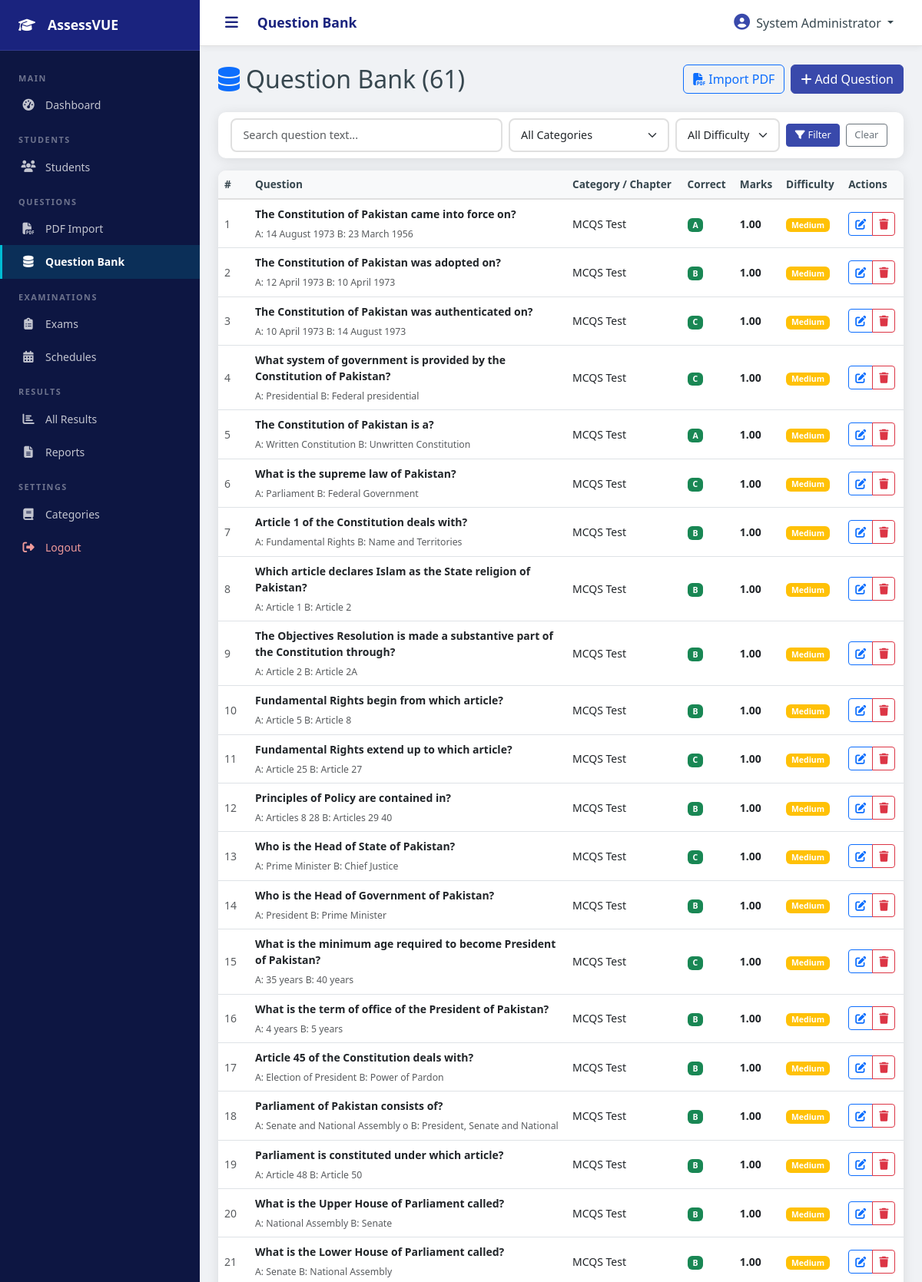
Screenshot of /admin/questions.php (signed in, upper part) with the database file from the repository.
### tables this page shows
CREATE TABLE `questions` (
  `id` int(10) UNSIGNED NOT NULL,
  `subject_id` int(10) UNSIGNED DEFAULT NULL,
  `chapter_id` int(10) UNSIGNED DEFAULT NULL,
  `question_text` text NOT NULL,
  `option_a` text NOT NULL,
  `option_b` text NOT NULL,
  `option_c` text NOT NULL,
  `option_d` text NOT NULL,
  `correct_option` enum('A','B','C','D') NOT NULL,
  `explanation` text DEFAULT NULL,
  `difficulty` enum('easy','medium','hard') NOT NULL DEFAULT 'medium',
  `marks` decimal(5,2) NOT NULL DEFAULT 1.00,
  `negative_marks` decimal(5,2) NOT NULL DEFAULT 0.00,
  `source_pdf` varchar(255) DEFAULT NULL,
  `is_active` tinyint(1) NOT NULL DEFAULT 1,
  `created_by` int(10) UNSIGNED DEFAULT NULL,
  `created_at` datetime NOT NULL DEFAULT current_timestamp(),
  `updated_at` datetime NOT NULL DEFAULT current_timestamp() ON UPDATE current_timestamp()
);

CREATE TABLE `subjects` (
  `id` int(10) UNSIGNED NOT NULL,
  `name` varchar(200) NOT NULL,
  `code` varchar(50) DEFAULT NULL,
  `description` text DEFAULT NULL,
  `is_active` tinyint(1) NOT NULL DEFAULT 1,
  `created_by` int(10) UNSIGNED DEFAULT NULL,
  `created_at` datetime NOT NULL DEFAULT current_timestamp(),
  `updated_at` datetime NOT NULL DEFAULT current_timestamp() ON UPDATE current_timestamp()
);

### config/database.php (called while the page is built, shortened)
<?php
class Database {
    private static $instance = null;
    private $conn;
    private function __construct() {
        $dsn = "mysql:host=" . DB_HOST . ";dbname=" . DB_NAME . ";charset=" . DB_CHARSET;
        $options = [
            PDO::ATTR_ERRMODE            => PDO::ERRMODE_EXCEPTION,
            PDO::ATTR_DEFAULT_FETCH_MODE => PDO::FETCH_ASSOC,
            PDO::ATTR_EMULATE_PREPARES   => false,
            PDO::MYSQL_ATTR_INIT_COMMAND => "SET NAMES utf8mb4 COLLATE utf8mb4_unicode_ci"
        ];
        try {
            $this->conn = new PDO($dsn, DB_USER, DB_PASS, $options);
        } catch (PDOException $e) {
            error_log("Database connection failed: " . $e->getMessage());
            die(json_encode(['success' => false, 'message' => 'Database connection failed.']));
        }
    }
    public static function getInstance(): self {
        if (self::$instance === null) {
            self::$instance = new self();
        }
        return self::$instance;
    }
    public function query(string $sql, array $params = []): PDOStatement {
        $stmt = $this->conn->prepare($sql);
        $stmt->execute($params);
        return $stmt;
    }
    public function fetchAll(string $sql, array $params = []): array {
        return $this->query($sql, $params)->fetchAll();
    }
}
function db(): Database {
    return Database::getInstance();
}

### includes/functions.php (called while the page is built, shortened)
<?php
require_once __DIR__ . '/../config/database.php';
function sanitize(mixed $input): string {
    return htmlspecialchars(trim((string)$input), ENT_QUOTES, 'UTF-8');
}

### admin/questions.php (the view, shortened to what this page needs)
<?php
require_once __DIR__ . '/../config/database.php';
require_once __DIR__ . '/../includes/functions.php';
$search = trim($_GET['search'] ?? '');
$where = "WHERE q.is_active=1";
$params = [];
$questions = db()->fetchAll("
    SELECT q.*, sub.name as subject_name, ch.name as chapter_name
    FROM questions q
    LEFT JOIN subjects sub ON sub.id = q.subject_id
    LEFT JOIN chapters ch ON ch.id = q.chapter_id
    $where
    ORDER BY q.created_at DESC",
    $params
);
include 'includes/header.php';
?>
<div class="d-flex align-items-center justify-content-between mb-4">
    <h2 class="mb-0"><i class="fas fa-database me-2 text-primary"></i>Question Bank (<?= count($questions) ?>)</h2>
    <div class="d-flex gap-2">
        <a href="pdf_import.php" class="btn btn-outline-primary"><i class="fas fa-file-pdf me-1"></i>Import PDF</a>
        <a href="question_add.php" class="btn btn-primary"><i class="fas fa-plus me-1"></i>Add Question</a>
    </div>
</div>
<div class="card mb-3">
    <div class="card-body py-2">
        <form method="GET" class="row g-2 align-items-center">
            <div class="col-sm-5">
                <input type="text" name="search" class="form-control form-control-sm" placeholder="Search question text..."
                       value="<?= sanitize($search) ?>">
            </div>
            <div class="col-sm-3">
                <select name="subject" class="form-select form-select-sm">
                    <option value="0">All Categories</option>
                </select>
            </div>
            <div class="col-sm-2">
                <select name="diff" class="form-select form-select-sm">
                    <option value="">All Difficulty</option>
                </select>
            </div>
            <div class="col-auto">
                <button class="btn btn-sm btn-primary" type="submit"><i class="fas fa-filter me-1"></i>Filter</button>
                <a href="questions.php" class="btn btn-sm btn-outline-secondary ms-1">Clear</a>
            </div>
        </form>
    </div>
</div>
<div class="card">
    <div class="card-body p-0">
        <div class="table-responsive">
            <table class="table table-hover mb-0">
                <thead>
                    <tr>
                        <th style="width:40px">#</th>
                        <th>Question</th>
                        <th>Category / Chapter</th>
                        <th>Correct</th>
                        <th>Marks</th>
                        <th>Difficulty</th>
                        <th>Actions</th>
                    </tr>
                </thead>
                <tbody>
                <?php foreach ($questions as $i => $q): ?>
                <tr>
                    <td class="text-muted"><?= $i+1 ?></td>
                    <td style="max-width:400px">
                        <p class="mb-1 fw-semibold" style="font-size:.875rem">
                            <?= sanitize(mb_substr($q['question_text'], 0, 120)) ?><?= mb_strlen($q['question_text']) > 120 ? '...' : '' ?>
                        </p>
                        <small class="text-muted">
                            A: <?= sanitize(mb_substr($q['option_a'], 0, 30)) ?>
                            B: <?= sanitize(mb_substr($q['option_b'], 0, 30)) ?>
                        </small>
                    </td>
                    <td>
                        <div><?= sanitize($q['subject_name'] ?? '—') ?></div>
                    </td>
                    <td><span class="badge bg-success"><?= $q['correct_option'] ?></span></td>
                    <td>
                        <span class="fw-semibold"><?= $q['marks'] ?></span>
                    </td>
                    <td>
                        <span class="badge bg-<?= $q['difficulty'] === 'easy' ? 'success' : ($q['difficulty'] === 'hard' ? 'danger' : 'warning') ?>">
                            <?= ucfirst($q['difficulty']) ?>
                        </span>
                    </td>
                    <td>
                        <div class="btn-group btn-group-sm">
                            <a href="question_edit.php?id=<?= $q['id'] ?>" class="btn btn-outline-primary"><i class="fas fa-edit"></i></a>
                            <a href="questions.php?action=delete&id=<?= $q['id'] ?>"
                               class="btn btn-outline-danger"
                               onclick="return confirm('Delete this question?')"><i class="fas fa-trash"></i></a>
                        </div>
                    </td>
                </tr>
                <?php endforeach; ?>
                </tbody>
            </table>
        </div>
    </div>
</div>
<?php include 'includes/footer.php'; ?>

### assets/css/admin.css (style rules this page uses)
:root { --primary: #1a237e; --primary-light: #3949ab; --primary-dark: #0d1642; --accent: #00bcd4; --success: #2e7d32; --danger: #c62828; --warning: #f9a825; --sidebar-width: 260px; --sidebar-collapsed: 70px; --topbar-height: 60px; --transition: 0.25s ease; --shadow: 0 2px 15px rgba(0,0,0,.1); --radius: 10px; }
* { box-sizing: border-box; margin: 0; padding: 0; }
body { font-family: 'Segoe UI', system-ui, -apple-system, sans-serif; background: #f0f2f5; color: #37474f; font-size: 14px; }
.card { border: none; border-radius: var(--radius); box-shadow: var(--shadow); }
.table { margin-bottom: 0; }
.table thead th { background: #f8f9fa; border-bottom: 2px solid #e0e0e0; font-weight: 600; color: #37474f; font-size: .85rem; white-space: nowrap; }
.table td { vertical-align: middle; }
.form-control, .form-select { border-radius: 8px; border: 2px solid #e0e0e0; padding: .55rem .9rem; font-size: .9rem; }
.btn-primary { background: var(--primary-light); border-color: var(--primary-light); }
.btn-sm { padding: .3rem .65rem; font-size: .8rem; }
.table-responsive { border-radius: var(--radius); }

### rows the page displays
questions: question_text "The Constitution of Pakistan came into force on?", option_a "14 August 1973", option_b "23 March 1956", subject.name "MCQS Test", correct_option "A", marks "1.00", difficulty "Medium"
questions: question_text "The Constitution of Pakistan was adopted on?", option_a "12 April 1973", option_b "10 April 1973", subject.name "MCQS Test", correct_option "B", marks "1.00", difficulty "Medium"
questions: question_text "The Constitution of Pakistan was authenticated on?", option_a "10 April 1973", option_b "14 August 1973", subject.name "MCQS Test", correct_option "C", marks "1.00", difficulty "Medium"
questions: question_text "What system of government is provided by the Constitution of Pakistan?", option_a "Presidential", option_b "Federal presidential", subject.name "MCQS Test", correct_option "C", marks "1.00", difficulty "Medium"
questions: question_text "The Constitution of Pakistan is a?", option_a "Written Constitution", option_b "Unwritten Constitution", subject.name "MCQS Test", correct_option "A", marks "1.00", difficulty "Medium"
questions: question_text "What is the supreme law of Pakistan?", option_a "Parliament", option_b "Federal Government", subject.name "MCQS Test", correct_option "C", marks "1.00", difficulty "Medium"
questions: question_text "Article 1 of the Constitution deals with?", option_a "Fundamental Rights", option_b "Name and Territories", subject.name "MCQS Test", correct_option "B", marks "1.00", difficulty "Medium"
questions: question_text "Which article declares Islam as the State religion of Pakistan?", option_a "Article 1", option_b "Article 2", subject.name "MCQS Test", correct_option "B", marks "1.00", difficulty "Medium"
questions: question_text "The Objectives Resolution is made a substantive part of the Constitution through?", option_a "Article 2", option_b "Article 2A", subject.name "MCQS Test", correct_option "B", marks "1.00", difficulty "Medium"
questions: question_text "Fundamental Rights begin from which article?", option_a "Article 5", option_b "Article 8", subject.name "MCQS Test", correct_option "B", marks "1.00", difficulty "Medium"
questions: question_text "Fundamental Rights extend up to which article?", option_a "Article 25", option_b "Article 27", subject.name "MCQS Test", correct_option "C", marks "1.00", difficulty "Medium"
questions: question_text "Principles of Policy are contained in?", option_a "Articles 8 28", option_b "Articles 29 40", subject.name "MCQS Test", correct_option "B", marks "1.00", difficulty "Medium"
questions: question_text "Who is the Head of State of Pakistan?", option_a "Prime Minister", option_b "Chief Justice", subject.name "MCQS Test", correct_option "C", marks "1.00", difficulty "Medium"
questions: question_text "Who is the Head of Government of Pakistan?", option_a "President", option_b "Prime Minister", subject.name "MCQS Test", correct_option "B", marks "1.00", difficulty "Medium"
questions: question_text "What is the minimum age required to become President of Pakistan?", option_a "35 years", option_b "40 years", subject.name "MCQS Test", correct_option "C", marks "1.00", difficulty "Medium"
questions: question_text "What is the term of office of the President of Pakistan?", option_a "4 years", option_b "5 years", subject.name "MCQS Test", correct_option "B", marks "1.00", difficulty "Medium"
questions: question_text "Article 45 of the Constitution deals with?", option_a "Election of President", option_b "Power of Pardon", subject.name "MCQS Test", correct_option "B", marks "1.00", difficulty "Medium"
questions: question_text "Parliament of Pakistan consists of?", option_a "Senate and National Assembly o", option_b "President, Senate and National", subject.name "MCQS Test", correct_option "B", marks "1.00", difficulty "Medium"
questions: question_text "Parliament is constituted under which article?", option_a "Article 48", option_b "Article 50", subject.name "MCQS Test", correct_option "B", marks "1.00", difficulty "Medium"
questions: question_text "What is the Upper House of Parliament called?", option_a "National Assembly", option_b "Senate", subject.name "MCQS Test", correct_option "B", marks "1.00", difficulty "Medium"
questions: question_text "What is the Lower House of Parliament called?", option_a "Senate", option_b "National Assembly", subject.name "MCQS Test", correct_option "B", marks "1.00", difficulty "Medium"

### other values shown
APP_NAME "AssessVUE"
PAGE_TITLE "Question Bank"
$_SESSION['admin_name'] "System Administrator"
count($questions) "61"
